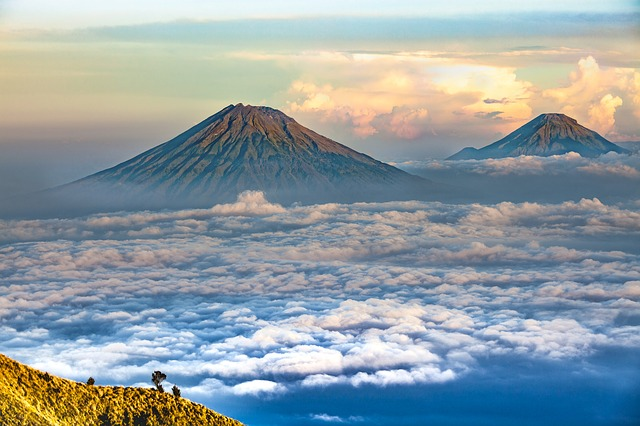
#> input picture Dominant Colours/landscape.jpg, 640 x 426 px
$ jupyter execute 'Dominant colour.ipynb'
#> lines starting #> are read from the running program, lines starting #| are printed output that depends on the picture
[cell 1]
import numpy as np
import cv2
from sklearn.cluster import KMeans
import matplotlib.pyplot as plt


img = cv2.imread('landscape.jpg')
#> img is the input picture: shape (426, 640, 3); mean B, G, R 164.2, 158.8, 146
img = cv2.cvtColor(img, cv2.COLOR_BGR2RGB)
r, c = img.shape[:2]
#> r = 426; c = 640
new_r = 120
img = cv2.resize(img, (int(new_r * (float(c) / r)), new_r))
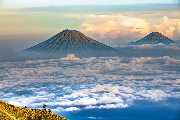
#> img: shape (120, 180, 3); mean R, G, B 145.8, 158.7, 164
# print(img.shape)
pixels = img.reshape(-1, 3)
# print(pixels.shape)

km = KMeans(n_clusters=8)
km.fit(pixels)
colours = np.asarray(km.cluster_centers_, dtype='uint')
# print(colours)

# to calculate the number of points associated with a particular label
per = np.asarray(np.unique(km.labels_, return_counts=True)[1], dtype='float32')
per = per / pixels.shape[0]
# print(per)


for ix in range(colours.shape[0]):
    patch = np.ones((20, 20, 3))
    patch[:, :, :] = 255 - colours[ix]
    plt.subplot(1, 8, ix + 1)
    plt.axis('off')
    # Cast the image to np.uint8 after scaling [0, 255] range.
    plt.imshow((patch * 255).astype(np.uint8))

print("The below plot shows all of the dominant colours in the image")
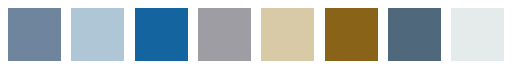
#> figure drawn by matplotlib, 8 panels

[cell 2]
dom=[[per[ix],colours[ix]] for ix in range(colours.shape[0])]
Dom=sorted(dom, key =lambda z:z[0],reverse=True)

plt.figure(0)

patch= np.zeros((50,500,3))
start=0
for ix in range(km.n_clusters):
    width = int(Dom[ix][0] * patch.shape[1])
    end = start + width
    patch[:,start:end,:]=255-Dom[ix][1]
    start=end
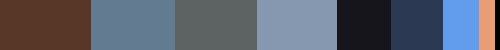
#> patch: shape (50, 500, 3) float64; mean of channels 0, 1, 2 108.4, 95.8, 90.5; drawn as B, G, R
plt.axis('off')
plt.imshow((patch * 255).astype(np.uint8))

print('The below plot shows the Dominance of each colour in comparison to other colours')
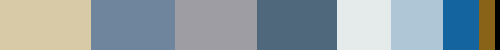
#> shown: shape (50, 500, 3); mean R, G, B 145.1, 157.7, 162.9

$ run again, with Dominant Colours/img.jpg copied over Dominant Colours/landscape.jpg
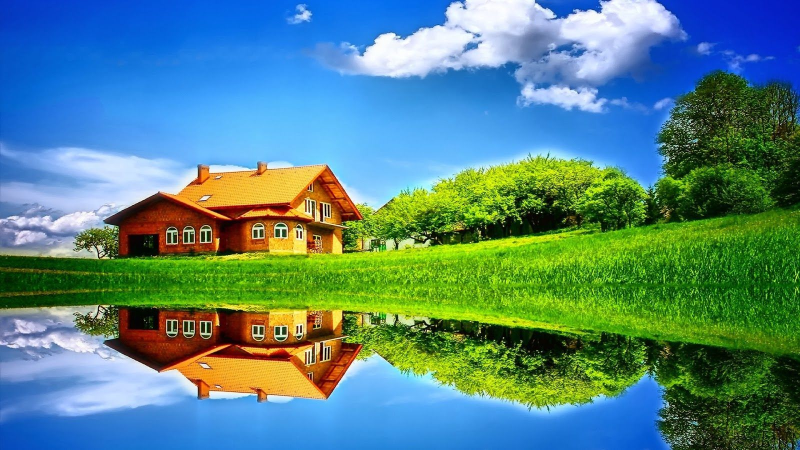
#> input picture Dominant Colours/img.jpg, 1600 x 900 px (shown at 1/2 size)
#> img is the input picture: shape (900, 1600, 3); mean B, G, R 131.1, 133.4, 85.5
#> after the loop `for ix in range(km.n_clusters):`:
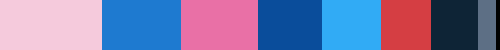
#> patch: shape (50, 500, 3) float64; mean of channels 0, 1, 2 168.6, 121.3, 123.6; drawn as B, G, R
#> `[cell 2] dom=[[per[ix],colours[ix]] for ix in range(colours.shape[0])]..`:
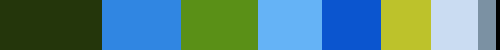
#> shown: shape (50, 500, 3); mean R, G, B 85.3, 132.6, 130.3
